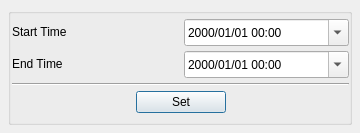
<?xml version="1.0" encoding="UTF-8"?>
<ui version="4.0">
 <class>timeline_selection_window</class>
 <widget class="QDialog" name="timeline_selection_window">
  <property name="windowModality">
   <enum>Qt::ApplicationModal</enum>
  </property>
  <property name="geometry">
   <rect>
    <x>0</x>
    <y>0</y>
    <width>360</width>
    <height>133</height>
   </rect>
  </property>
  <property name="minimumSize">
   <size>
    <width>360</width>
    <height>121</height>
   </size>
  </property>
  <property name="maximumSize">
   <size>
    <width>360</width>
    <height>133</height>
   </size>
  </property>
  <property name="windowTitle">
   <string>RECON - Timeline</string>
  </property>
  <layout class="QVBoxLayout" name="verticalLayout_2">
   <property name="spacing">
    <number>4</number>
   </property>
   <property name="leftMargin">
    <number>8</number>
   </property>
   <property name="topMargin">
    <number>8</number>
   </property>
   <property name="rightMargin">
    <number>8</number>
   </property>
   <property name="bottomMargin">
    <number>8</number>
   </property>
   <item>
    <widget class="QGroupBox" name="groupBox">
     <layout class="QVBoxLayout" name="verticalLayout">
      <property name="spacing">
       <number>0</number>
      </property>
      <property name="leftMargin">
       <number>1</number>
      </property>
      <property name="topMargin">
       <number>0</number>
      </property>
      <property name="rightMargin">
       <number>0</number>
      </property>
      <property name="bottomMargin">
       <number>0</number>
      </property>
      <item>
       <layout class="QHBoxLayout" name="horizontalLayout">
        <item>
         <widget class="QLabel" name="label">
          <property name="text">
           <string>&lt;html&gt;&lt;head/&gt;&lt;body&gt;&lt;p&gt;Start Time&lt;/p&gt;&lt;/body&gt;&lt;/html&gt;</string>
          </property>
         </widget>
        </item>
        <item>
         <spacer name="horizontalSpacer_3">
          <property name="orientation">
           <enum>Qt::Horizontal</enum>
          </property>
          <property name="sizeHint" stdset="0">
           <size>
            <width>40</width>
            <height>20</height>
           </size>
          </property>
         </spacer>
        </item>
        <item>
         <widget class="QDateTimeEdit" name="dateTimeEdit_start_time">
          <property name="minimumSize">
           <size>
            <width>165</width>
            <height>27</height>
           </size>
          </property>
          <property name="maximumSize">
           <size>
            <width>165</width>
            <height>27</height>
           </size>
          </property>
          <property name="focusPolicy">
           <enum>Qt::ClickFocus</enum>
          </property>
          <property name="styleSheet">
           <string notr="true"/>
          </property>
          <property name="wrapping">
           <bool>false</bool>
          </property>
          <property name="frame">
           <bool>true</bool>
          </property>
          <property name="dateTime">
           <datetime>
            <hour>0</hour>
            <minute>0</minute>
            <second>0</second>
            <year>2000</year>
            <month>1</month>
            <day>1</day>
           </datetime>
          </property>
          <property name="currentSection">
           <enum>QDateTimeEdit::YearSection</enum>
          </property>
          <property name="displayFormat">
           <string>yyyy/MM/dd hh:mm </string>
          </property>
          <property name="calendarPopup">
           <bool>true</bool>
          </property>
         </widget>
        </item>
       </layout>
      </item>
      <item>
       <layout class="QHBoxLayout" name="horizontalLayout_2">
        <item>
         <widget class="QLabel" name="label_2">
          <property name="text">
           <string>&lt;html&gt;&lt;head/&gt;&lt;body&gt;&lt;p&gt;End Time&lt;/p&gt;&lt;/body&gt;&lt;/html&gt;</string>
          </property>
         </widget>
        </item>
        <item>
         <spacer name="horizontalSpacer_4">
          <property name="orientation">
           <enum>Qt::Horizontal</enum>
          </property>
          <property name="sizeHint" stdset="0">
           <size>
            <width>40</width>
            <height>20</height>
           </size>
          </property>
         </spacer>
        </item>
        <item>
         <widget class="QDateTimeEdit" name="dateTimeEdit_end_time">
          <property name="minimumSize">
           <size>
            <width>165</width>
            <height>27</height>
           </size>
          </property>
          <property name="maximumSize">
           <size>
            <width>165</width>
            <height>27</height>
           </size>
          </property>
          <property name="focusPolicy">
           <enum>Qt::ClickFocus</enum>
          </property>
          <property name="displayFormat">
           <string>yyyy/MM/dd hh:mm </string>
          </property>
          <property name="calendarPopup">
           <bool>true</bool>
          </property>
         </widget>
        </item>
       </layout>
      </item>
      <item>
       <layout class="QHBoxLayout" name="horizontalLayout_4">
        <item>
         <widget class="Line" name="line">
          <property name="orientation">
           <enum>Qt::Horizontal</enum>
          </property>
         </widget>
        </item>
       </layout>
      </item>
      <item>
       <layout class="QHBoxLayout" name="horizontalLayout_3">
        <property name="spacing">
         <number>-1</number>
        </property>
        <item>
         <spacer name="horizontalSpacer">
          <property name="orientation">
           <enum>Qt::Horizontal</enum>
          </property>
          <property name="sizeHint" stdset="0">
           <size>
            <width>40</width>
            <height>20</height>
           </size>
          </property>
         </spacer>
        </item>
        <item>
         <widget class="QPushButton" name="pushButton_set_timeline">
          <property name="minimumSize">
           <size>
            <width>90</width>
            <height>0</height>
           </size>
          </property>
          <property name="maximumSize">
           <size>
            <width>90</width>
            <height>16777215</height>
           </size>
          </property>
          <property name="styleSheet">
           <string notr="true"/>
          </property>
          <property name="text">
           <string>Set</string>
          </property>
         </widget>
        </item>
        <item>
         <spacer name="horizontalSpacer_2">
          <property name="orientation">
           <enum>Qt::Horizontal</enum>
          </property>
          <property name="sizeHint" stdset="0">
           <size>
            <width>40</width>
            <height>20</height>
           </size>
          </property>
         </spacer>
        </item>
       </layout>
      </item>
     </layout>
    </widget>
   </item>
  </layout>
 </widget>
 <resources/>
 <connections/>
</ui>
